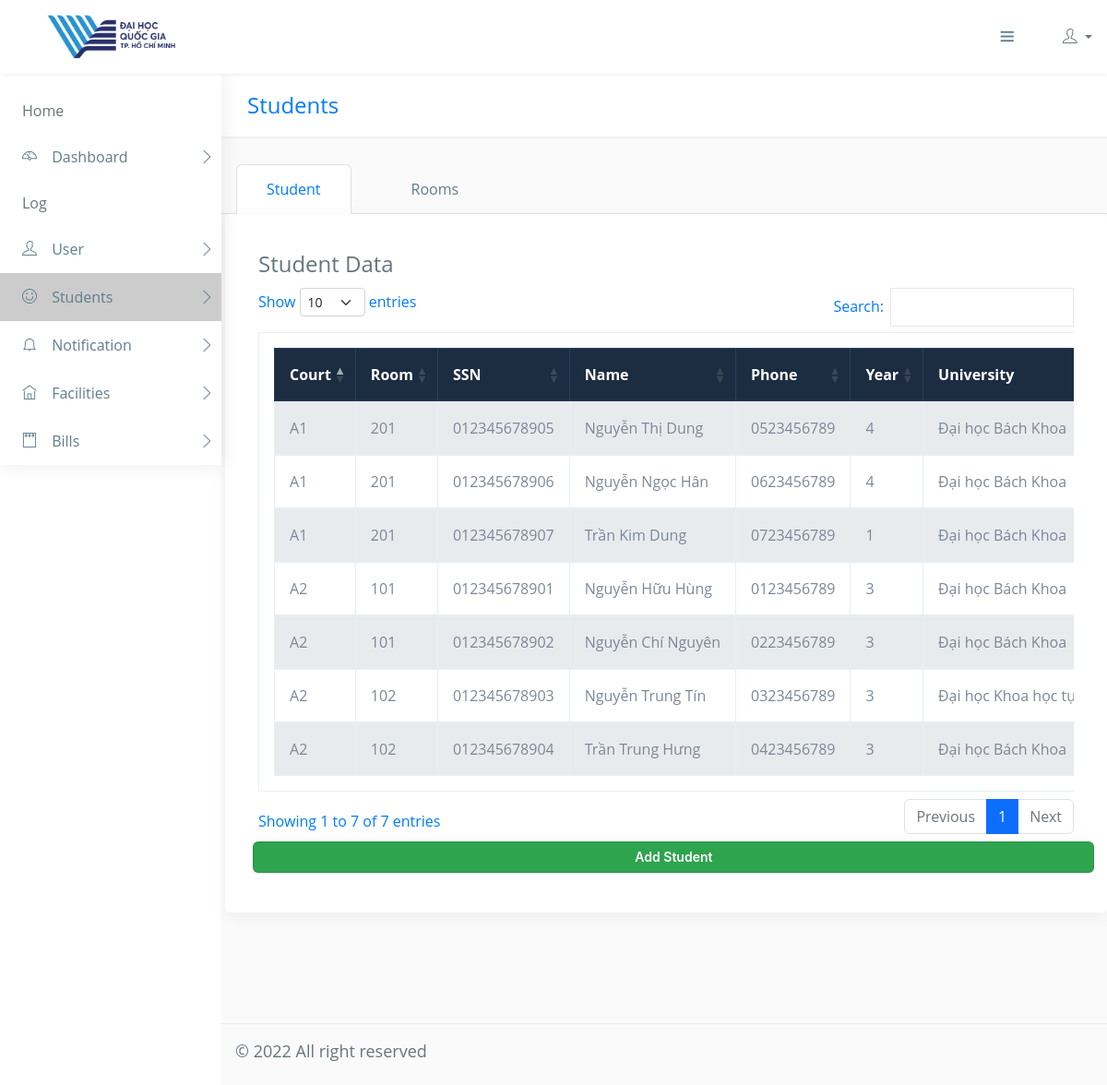
The app's page /admin/students.php (signed in) with its own data.
### tables this page shows
CREATE TABLE `users` (
`id` int NOT NULL PRIMARY KEY AUTO_INCREMENT,
`ssn` varchar(100) NOT NULL,
`firstname` varchar(300) NOT NULL,
`lastname` varchar(300) NOT NULL,
`gender` varchar(100) NOT NULL,
`birthday` varchar(100) NOT NULL,
`country` varchar(100) NOT NULL,
`phone` varchar(100) NOT NULL,
`email` varchar(100) NOT NULL,
`role` varchar(100) NOT NULL,
`address` varchar(100) NOT NULL,
`username` varchar(100) NOT NULL,
`password` varchar(100) NOT NULL,
`created_at` timestamp NOT NULL DEFAULT current_timestamp(),
`updated_at` timestamp NOT NULL DEFAULT current_timestamp() ON UPDATE current_timestamp()
);

### admin/students.php (the view, shortened to what this page needs)
<!DOCTYPE html>
<html lang="en">
<?php
include("../connect/connect.php");
?>
<head>
    <link href="https://cdn.jsdelivr.net/npm/bootstrap@5.2.3/dist/css/bootstrap.min.css" rel="stylesheet"
>
    <link rel="stylesheet" href="https://cdn.datatables.net/1.13.1/css/dataTables.bootstrap5.min.css">
    <link rel="stylesheet" href="../css/base.css">
    <link rel="stylesheet" href="../css/admin.css">
    <link rel="stylesheet" href="../themify-icons/themify-icons.css">
</head>
<body>
    <div class="main-wrapper">
        <?php include("./header.php"); ?>
        <div class="d-flex">
            <div class="left-sidebar collapse show" id="sidebar">
                <nav class="sidebar-nav">
                    <ul class="sidebar-list">
                        <li class="nav-title">Home</li>
                        <li>
                            <a href="./dashboard.php" class="nav-link">
                                <i class="nav-link-icon ti-dashboard"></i>
                                <span>
                                    Dashboard
                                </span>
                                <i class="ti-angle-right collapse-icon"></i>
                            </a>
                        </li>
                        <li class="nav-title">Log</li>
                        <li>
                            <a href="./users.php" class="nav-link">
                                <i class="nav-link-icon ti-user"></i>
                                <span>
                                    User
                                </span>
                                <i class="ti-angle-right collapse-icon"></i>
                            </a>
                        </li>
                        <li class=" tag--active">
                            <a href="./students.php" class="nav-link">
                                <i class="nav-link-icon ti-face-smile"></i>
                                <span>
                                    Students
                                </span>
                                <i class="ti-angle-right collapse-icon"></i>
                            </a>
                        </li>
                        <li>
                            <a href="./notifications.php" class="nav-link">
                                <i class="nav-link-icon ti-bell"></i>
                                <span>
                                    Notification
                                </span>
                                <i class="ti-angle-right collapse-icon"></i>
                            </a>
                        </li>
                        <li>
                            <a href="./facilities.php" class="nav-link">
                                <i class="nav-link-icon ti-home"></i>
                                <span>
                                    Facilities
                                </span>
                                <i class="ti-angle-right collapse-icon"></i>
                            </a>
                        </li>
                        <li>
                            <a href="./bills.php" class="nav-link">
                                <i class="nav-link-icon ti-notepad"></i>
                                <span>
                                    Bills
                                </span>
                                <i class="ti-angle-right collapse-icon"></i>
                            </a>
                        </li>
                    </ul>
                </nav>
            </div>
            <div class="page-wrapper">
                <div class="student">
                    <div class="row page-title">
                        <h2 class="student-title text-primary col-12">
                            Students
                        </h2>
                    </div>
                    <ul class="nav nav-tabs" role="tablist">
                        <li class="nav-item" role="presentation">
                            <button class="nav-link active" id="student-tab" data-bs-toggle="tab"
                                data-bs-target="#student-tab-content" type="button" role="tab"
                                aria-controls="student-tab-content" aria-selected="true">Student</button>
                        </li>
                        <li class="nav-item" role="presentation">
                            <button class="nav-link" id="room-tab" data-bs-toggle="tab"
                                data-bs-target="#room-tab-content" type="button" role="tab"
                                aria-controls="room-tab-content" aria-selected="true">Rooms</button>
                        </li>
                    </ul>
                    <div class="tab-content">
                        <div class="row tab-pane fade show active" id="student-tab-content">
                            <div class="col-xl-12">
                                <div class="card">
                                    <div class="card-body">
                                        <h2 class="card-title">
                                            Student Data
                                        </h2>
                                        <div class="table-responsive">
                                            <table id="student__table"
                                                class="table table table-striped table-hover table-bordered no-wrap">
                                                <thead class="thead-dark">
                                                    <tr>
                                                        <th scope='col'>Court</th>
                                                        <th scope='col'>Room</th>
                                                        <th scope='col'>SSN</th>
                                                        <th scope='col'>Name</th>
                                                        <th scope='col'>Phone</th>
                                                        <th scope='col'>Year</th>
                                                        <th scope='col'>University</th>
                                                    </tr>
                                                </thead>
                                                <tbody>
                                                    <?php
                                                    $query = "select * from (((users as u
                                                      inner join
                                                                (select user_id, year, university, room_id, student_id, status as s_status from students) as s on u.id = s.user_id)
                                                      left outer join
                                                                (select id as r_id, room_number, court_id from rooms) as r on s.room_id = r.r_id)
                                                      left outer join
                                                                (select id as c_id, name from courts) as c on r.court_id = c.c_id)";
                                                    $result = mysqli_query($ktx, $query);
                                                    while ($row = mysqli_fetch_assoc($result)) {
                                                        echo "
                                                    <tr>
                                                        <td>" . $row['name'] . "</td>
                                                        <td>" . $row['room_number'] . "</td>
                                                        <td>" . $row['ssn'] . "</td>
                                                        <td>" . $row['lastname'] . " " . $row['firstname'] . "</td>
                                                        <td>" . $row['phone'] . "</td>
                                                        <td>" . $row['year'] . "</td>
                                                        <td>" . $row['university'] . "</td>
                                                        <td>" . $row['username'] . "</td>
                                                        <td>" . $row['s_status'] . "</td>
                                                        <td>
                                                            <input value='$row[id]' style='display:none;'>
                                                            <button class='detail-btn btn btn-primary' data-bs-toggle='modal'
                                                                data-bs-target='#detail'>
                                                                <i class='ti-info-alt'></i>
                                                            </button>
                                                            <a class='edit-btn btn btn-warning' href='./update_user.php?user=" . $row['id'] . "'>
                                                                <i class='ti-settings'></i>
                                                            </a>
                                                            <a class='delete-btn btn btn-danger' href='./delete_user.php?id=" . $row['id'] . "&header=students'>
                                                                <i class='ti-close'></i>
                                                            </a>
                                                        </td>
                                                    </tr>
                                                    ";
                                                    }
                                                    ?>
                                                </tbody>
                                            </table>
                                        </div>
                                        <div class="row">
                                            <a class="action-btn action-btn--add" href="./add_user.php
                                    ">Add Student</a>
                                        </div>
                                    </div>
                                </div>
                            </div>
                        </div>
                    </div>
                </div>
                <div class="footer">
                    <h3 class="copyright">© 2022 All right reserved</h3>
                </div>
            </div>
        </div>
    </div>
</body>
</html>

### admin/header.php (shortened to what this page needs)
<div class="header top-fixed">
    <nav class="navbar header-navbar">
        <div class="navbar-logo">
            <a href="./dashboard.php">
                <img src="../img/logo.png" alt="logo" class="navbar-logo-img">
            </a>
        </div>
        <div class="navbar-user">
            <div class="navbar-toggle" data-bs-toggle="collapse" href="#sidebar" role="button" aria-expanded="true">
                <a href="#" class="nav-link">
                    <i class="ti-menu navbar-toggle-menu"></i>
                </a>
            </div>
            <div class="navbar-profile">
                <div class="navbar-item dropdown">
                    <div class="dropdown-toggle" data-bs-toggle="dropdown" aria-expanded="false">
                        <i class="ti-user"></i>
                    </div>
                </div>
            </div>
    </nav>
</div>
<div class="header-block"></div>

### css/base.css (style rules this page uses)
* { box-sizing: border-box; --primary-color: #007bff; --secondary-color: #607d8b; }
.row { position: relative; display: flex; flex-wrap: wrap; margin-right: -16px; }
.col, .col-1, .col-2, .col-3, .col-4, .col-5, .col-6, .col-7, .col-8, .col-9, .col-10, .col-11, .col-12, .col-sm, .col-sm-1, .col-sm-2, .col-sm-3, .col-sm-4, .col-sm-5, .col-sm-6, .col-sm-7, .col-sm-8, .col-sm-9, .col-sm-10, .col-sm-11, .col-sm-12, .col-md, .col-md-1, .col-md-2, .col-md-3, .col-md-4, .col-md-5, .col-md-6, .col-md-7, .col-md-8, .col-md-9, .col-md-10, .col-md-11, .col-md-12, .col-lg, .col-lg-1, .col-lg-2, .col-lg-3, .col-lg-4, .col-lg-5, .col-lg-6, .col-lg-7, .col-lg-8, .col-lg-9, .col-lg-10, .col-lg-11, .col-lg-12, .col-xl, .col-xl-1, .col-xl-2, .col-xl-3, .col-xl-4, .col-xl-5, .col-xl-6, .col-xl-7, .col-xl-8, .col-xl-9, .col-xl-10, .col-xl-11, .col-xl-12 { position: relative; width: 100%; padding-left: 16px; padding-right: 16px; }
.col-12 { max-width: calc(100%); flex: 0 0 calc(100%); }
.d-flex { display: flex; }
.top-fixed { position: fixed; top: 0; width: 100%; }
@media only screen and (min-width: 1200px) { .col-xl-12 { max-width: calc(100%); flex: 0 0 calc(100%); } }
.action-btn { background-color: #2ea44f; border: 1px solid rgba(27, 31, 35, 0.15); border-radius: 6px; box-shadow: rgba(27, 31, 35, 0.1) 0 1px 0; box-sizing: border-box; color: #fff; cursor: pointer; display: inline-block; font-family: -apple-system, system-ui, "Segoe UI", Helvetica, Arial, sans-serif, "Apple Color Emoji", "Segoe UI Emoji"; font-size: 14px; font-weight: 600; line-height: 20px; padding: 6px 16px; position: relative; text-align: center; text-decoration: none; vertical-align: middle; white-space: nowrap; min-width: 100px; margin: 0.4rem; }
.action-btn--add { background-color: #2ea44f; }
table, tr, td, th { border: 1px solid #000; border-collapse: collapse; padding: 16px; }
table { width: 100%; }
th:first-child { min-width: min-content; }
th, td { white-space: nowrap; }

### records on screen
users: name "A2", room_number "101", ssn "012345678901", lastname "Nguyễn Hữu", firstname "Hùng", phone "0123456789", year "3", university "Đại học Bách Khoa"
users: name "A2", room_number "101", ssn "012345678902", lastname "Nguyễn Chí", firstname "Nguyên", phone "0223456789", year "3", university "Đại học Bách Khoa"
users: name "A2", room_number "102", ssn "012345678903", lastname "Nguyễn Trung", firstname "Tín", phone "0323456789", year "3", university "Đại học Khoa học…"
users: name "A2", room_number "102", ssn "012345678904", lastname "Trần Trung", firstname "Hưng", phone "0423456789", year "3", university "Đại học Bách Khoa"
users: name "A1", room_number "201", ssn "012345678905", lastname "Nguyễn Thị", firstname "Dung", phone "0523456789", year "4", university "Đại học Bách Khoa"
users: name "A1", room_number "201", ssn "012345678906", lastname "Nguyễn Ngọc", firstname "Hân", phone "0623456789", year "4", university "Đại học Bách Khoa"
users: name "A1", room_number "201", ssn "012345678907", lastname "Trần Kim", firstname "Dung", phone "0723456789", year "1", university "Đại học Bách Khoa"
